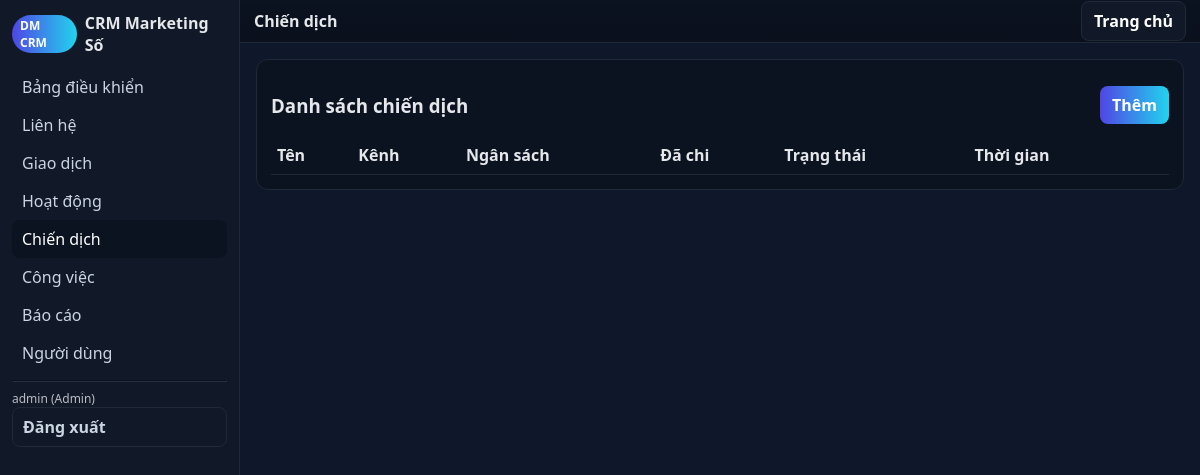
Page /src/index.php?action=campaigns (signed in) on the earlier database version.
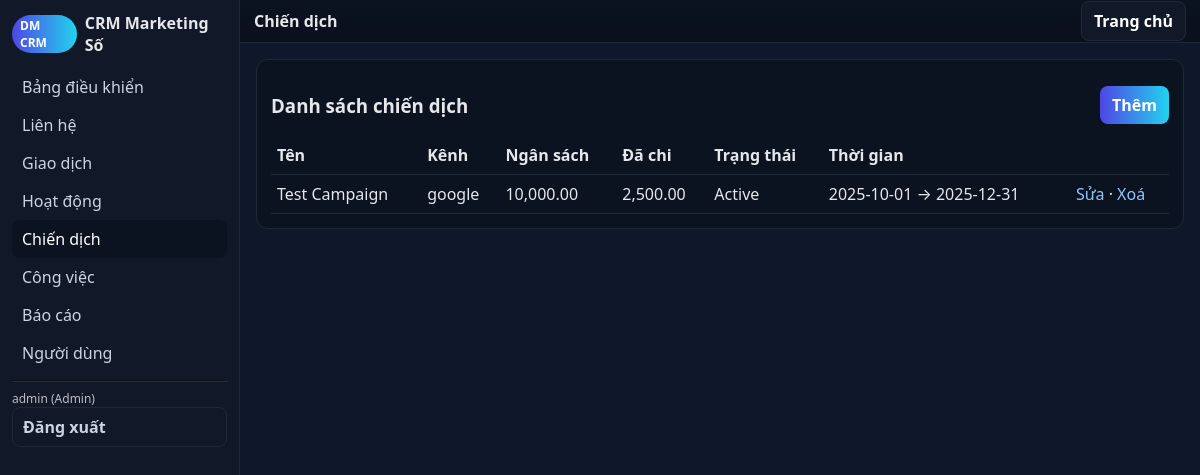
Same page on the later database version.
### tables this page shows
CREATE TABLE campaigns (
  id INTEGER PRIMARY KEY AUTOINCREMENT,
  name TEXT NOT NULL,
  channel TEXT,
  budget REAL DEFAULT 0,
  spent REAL DEFAULT 0,
  status TEXT DEFAULT 'Active',
  start_date TEXT,
  end_date TEXT,
  notes TEXT,
  created_at TEXT DEFAULT CURRENT_TIMESTAMP
);

### src/lib/db.php (called while the page is built, shortened)
<?php
function q($db,$sql,$params=[]){ $st=$db->prepare($sql); $st->execute($params); return $st; }
function h($s){ return htmlspecialchars($s ?? '', ENT_QUOTES, 'UTF-8'); }
?>

### src/views/campaigns.php (the view, shortened to what this page needs)
<?php
function view_campaigns($op){
global $db; layout_header('Chiến dịch');
echo '<div class="card"><div style="display:flex;justify-content:space-between;align-items:center"><h3>Danh sách chiến dịch</h3><a class="btn" href="?action=campaigns&op=new">Thêm</a></div>';
$rows = q($db, "SELECT * FROM campaigns ORDER BY created_at DESC LIMIT 200")->fetchAll(PDO::FETCH_ASSOC);
echo '<table><tr><th>Tên</th><th>Kênh</th><th>Ngân sách</th><th>Đã chi</th><th>Trạng thái</th><th>Thời gian</th><th></th></tr>';
foreach($rows as $r){ echo '<tr><td>'.h($r['name']).'</td><td>'.h($r['channel']).'</td><td>'.number_format($r['budget'],2).'</td><td>'.number_format($r['spent'],2).'</td><td>'.h($r['status']).'</td><td>'.h($r['start_date']).' → '.h($r['end_date']).'</td><td><a href="?action=campaigns&op=edit&id='.(int)$r['id'].'">Sửa</a> · <a href="?action=campaigns&op=delete&id='.(int)$r['id'].'" onclick="return confirm(\'Xoá?\')">Xoá</a></td></tr>'; }
echo '</table></div>';
layout_footer();
}
?>

### src/views/layout.php (shortened to what this page needs)
<?php
function layout_header($title='CRM'){
echo '<!doctype html><html><head><meta charset="utf-8"><meta name="viewport" content="width=device-width,initial-scale=1">';
echo '</head><body><div class="layout"><aside class="sidebar">';
echo '<div class="brand"><span class="pill">DM CRM</span> <span>CRM Marketing Số</span></div><div class="nav">';
$items=['dashboard'=>'Bảng điều khiển','contacts'=>'Liên hệ','deals'=>'Giao dịch','activities'=>'Hoạt động','campaigns'=>'Chiến dịch','tasks'=>'Công việc','reports'=>'Báo cáo','users'=>'Người dùng'];
$current=$_GET['action']??'dashboard'; foreach($items as $k=>$v){ $cls=$current===$k?'active':''; echo '<a class="'.$cls.'" href="?action='.$k.'">'.$v.'</a>'; }
echo '<hr style="border-color:var(--muted);opacity:.3">';
echo '<div class="hint">'.h($_SESSION['uname']??'').' ('.h($_SESSION['role']??'').')</div>';
echo '<a class="btn secondary" href="?action=logout">Đăng xuất</a>';
echo '</div></aside><main class="main"><div class="toolbar"><strong>'.h($title).'</strong><div><a class="btn secondary" href="?action=dashboard">Trang chủ</a></div></div><div class="container">';
}
function layout_footer(){ echo '</div></main></div></body></html>'; }
?>

Differences in the rows shown:
added campaigns: name "Test Campaign", channel "google", budget "10,000.00", spent "2,500.00", status "Active", start_date "2025-10-01", end_date "2025-12-31"
